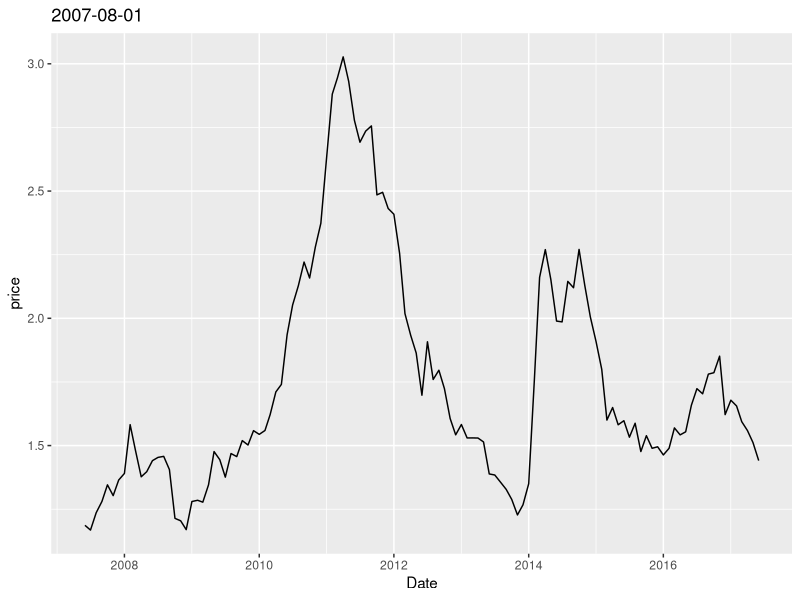

This chart was generated by the following R code: (Note: this script raises an error after producing the figure.)
## ---- chunk 1
library(tseries)
library(tidyverse)
## ---- chunk 2
coffee.ts <- read.csv("coffee.csv", header = TRUE)
head(coffee.ts)

coffee.ts <- coffee.ts%>%
  mutate(Date = as.Date(DATE, format = "%m/%d/%y"))%>% #Turn date from factor into Date type
  mutate(DATE = NULL)%>% #Drop factor date column
  mutate(price = PCOFFOTMUSDM/100)%>% #convert cents/lb to dollars/lb
  mutate(PCOFFOTMUSDM = NULL) #drop cents/lb column

head(coffee.ts)
## ---- chunk 3
ggplot(coffee.ts,aes(x = Date, y = price))+
  geom_line()+
  ggtitle(coffee.ts$Date[max(coffee.ts$price)])
## ---- chunk 4
plot(coffee.ts[2],coffee.ts[1])
